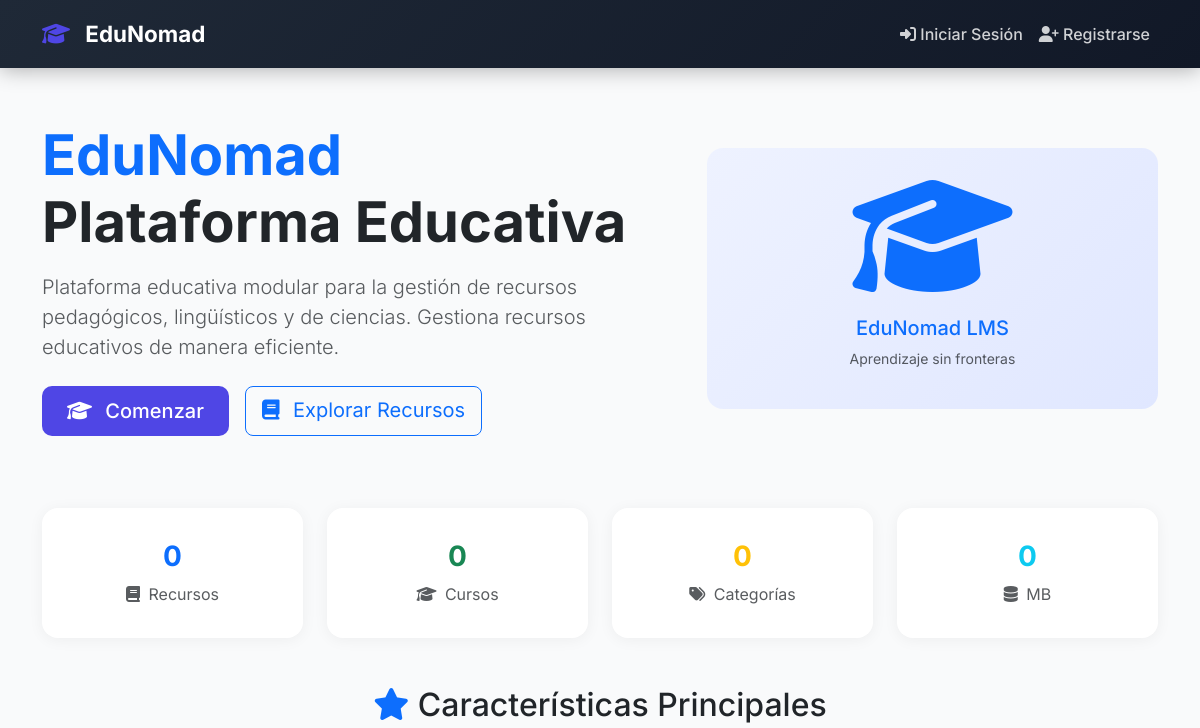
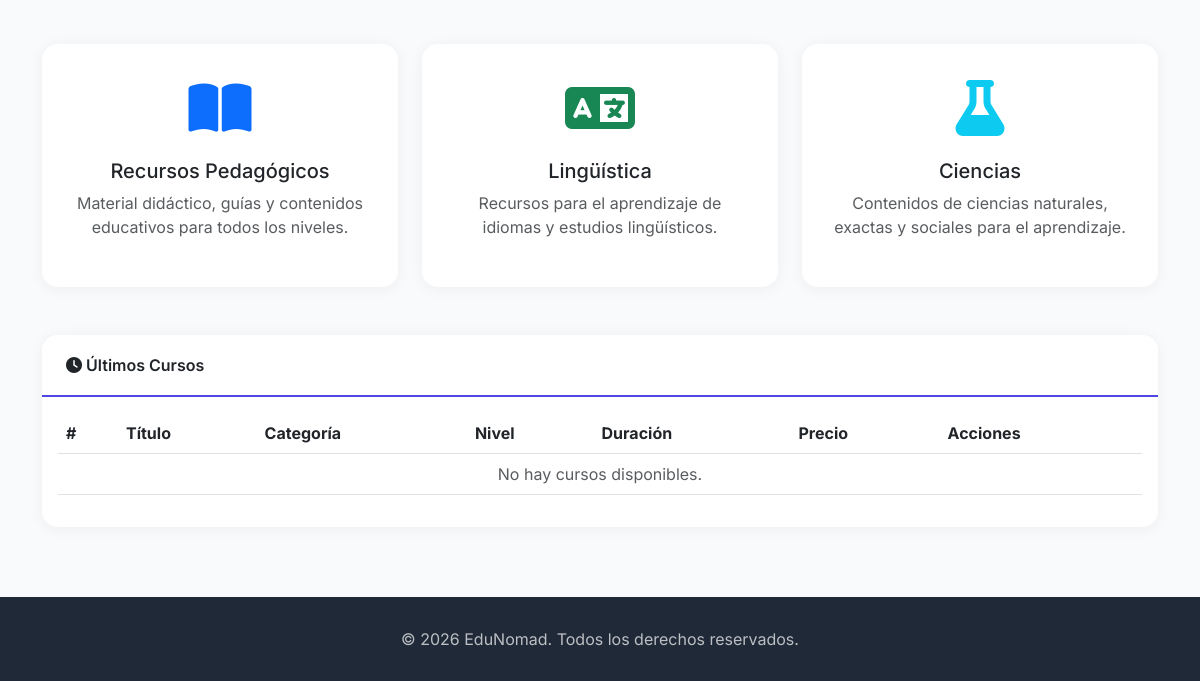
/, run on an earlier commit of the app's database (2 pictures, top to bottom).
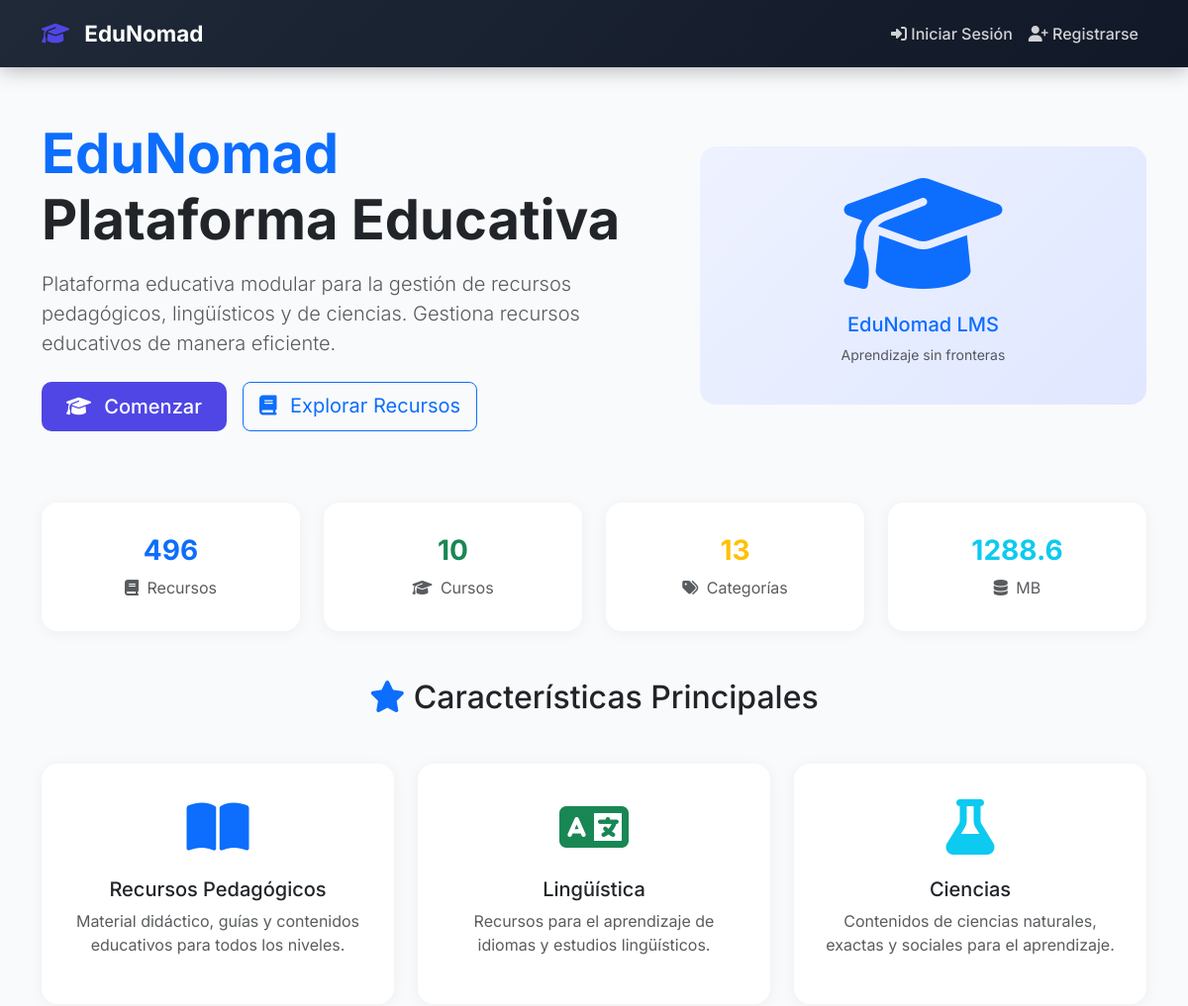
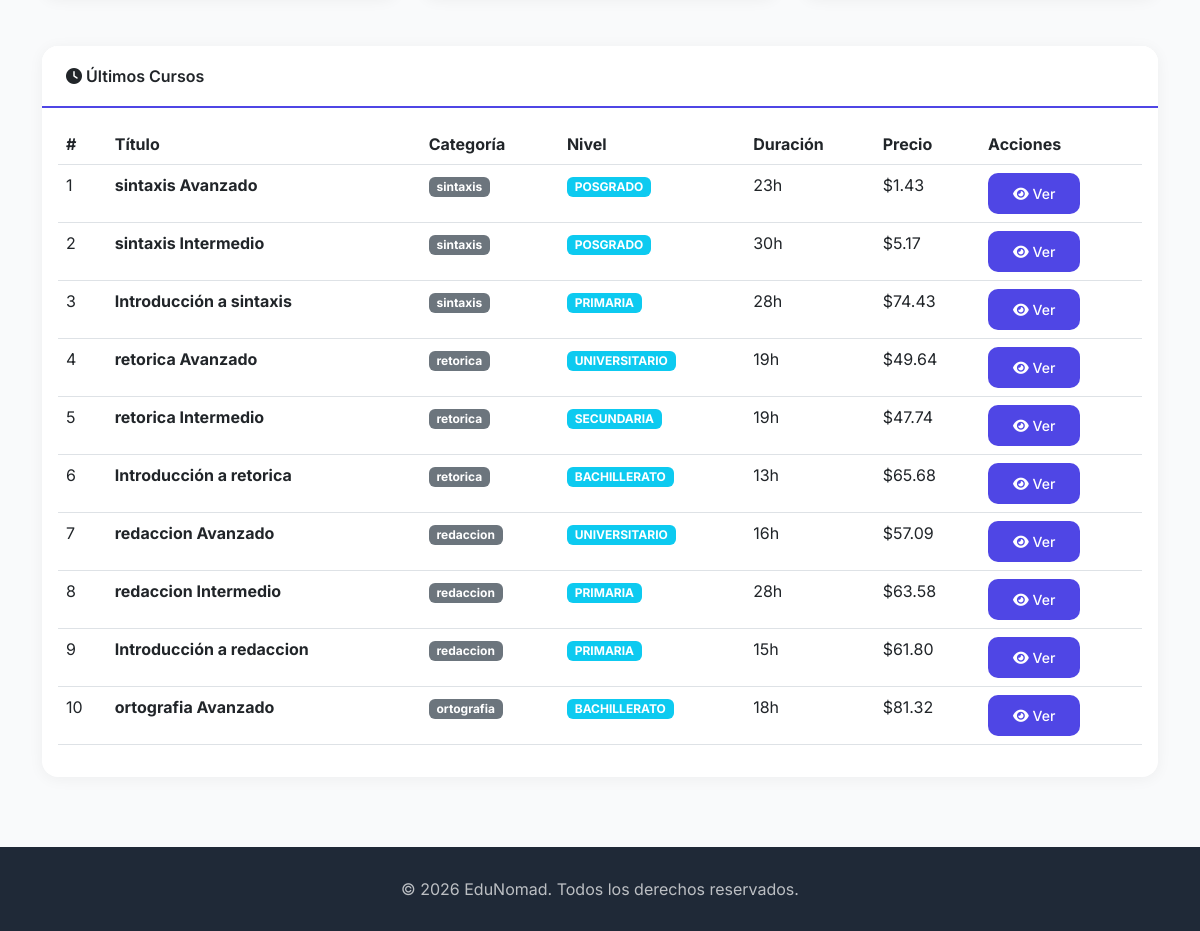
And on a later commit of the database (2 pictures, top to bottom).
### apps/core/models.py (models this page shows, shortened)
class Curso(models.Model):
    NIVELES = [
        ('PRIMARIA', 'Primaria'),
        ('SECUNDARIA', 'Secundaria'),
        ('BACHILLERATO', 'Bachillerato'),
        ('UNIVERSITARIO', 'Universitario'),
        ('POSGRADO', 'Posgrado'),
        ('LIBRE', 'Libre'),
    ]
    ESTADOS = [
        ('BORRADOR', 'Borrador'),
        ('PUBLICADO', 'Publicado'),
        ('ARCHIVADO', 'Archivado'),
    ]
    titulo = models.CharField(max_length=200)
    slug = models.SlugField(max_length=200, unique=True, blank=True)
    descripcion = models.TextField()
    categoria = models.CharField(max_length=100, db_index=True)
    nivel = models.CharField(max_length=20, choices=NIVELES, default='LIBRE')
    estado = models.CharField(max_length=20, choices=ESTADOS, default='BORRADOR')
    duracion_horas = models.IntegerField(default=10)
    recursos = models.ManyToManyField(RecursoEducativo, related_name='cursos', blank=True)
    fecha_creacion = models.DateTimeField(auto_now_add=True)
    fecha_actualizacion = models.DateTimeField(auto_now=True)
    imagen_url = models.URLField(blank=True, null=True)
    palabras_clave = models.CharField(max_length=500, blank=True)
    precio = models.DecimalField(max_digits=10, decimal_places=2, default=0.00)
    class Meta:
        ordering = ['-fecha_creacion']
        indexes = [
            models.Index(fields=['categoria']),
            models.Index(fields=['nivel']),
            models.Index(fields=['estado']),
        ]

### apps/core/views.py (the view)
# urls.py: path('', home, name='home'),
def home(request):
    recursos = RecursoEducativo.objects.all()
    cursos = Curso.objects.all().order_by('-id')[:10]
    total_recursos = recursos.count()
    total_cursos = cursos.count()
    total_categorias = recursos.values('categoria').distinct().count()
    total_bytes = recursos.aggregate(Sum('tamanio_bytes'))['tamanio_bytes__sum'] or 0
    total_mb = round(total_bytes / (1024 * 1024), 1)
    context = {
        'total_recursos': total_recursos,
        'total_cursos': total_cursos,
        'total_categorias': total_categorias,
        'total_mb': total_mb,
        'cursos': cursos,
        'recursos': recursos,
    }
    return render(request, 'lms/home.html', context)

### templates/lms/home.html (shortened to what the changed rows need)
{% extends "base.html" %}
{% block content %}
<div class="animate-fade-in">
    <div class="row align-items-center mb-5 py-4">
        <div class="col-lg-7">
            <h1 class="display-4 fw-bold mb-3">
                <span class="text-primary">EduNomad</span>
                <br>Plataforma Educativa
            </h1>
        </div>
    </div>
    <div class="row g-4 mb-5">
        <div class="col-md-3 col-6">
            <div class="card text-center py-3">
                <div class="card-body">
                    <h3 class="text-primary fw-bold">{{ total_recursos|default:0 }}</h3>
                    <p class="text-muted mb-0"><i class="fas fa-book me-1"></i> Recursos</p>
                </div>
            </div>
        </div>
        <div class="col-md-3 col-6">
            <div class="card text-center py-3">
                <div class="card-body">
                    <h3 class="text-success fw-bold">{{ total_cursos|default:0 }}</h3>
                    <p class="text-muted mb-0"><i class="fas fa-graduation-cap me-1"></i> Cursos</p>
                </div>
            </div>
        </div>
        <div class="col-md-3 col-6">
            <div class="card text-center py-3">
                <div class="card-body">
                    <h3 class="text-warning fw-bold">{{ total_categorias|default:0 }}</h3>
                    <p class="text-muted mb-0"><i class="fas fa-tags me-1"></i> Categorías</p>
                </div>
            </div>
        </div>
        <div class="col-md-3 col-6">
            <div class="card text-center py-3">
                <div class="card-body">
                    <h3 class="text-info fw-bold">{{ total_mb|default:0 }}</h3>
                    <p class="text-muted mb-0"><i class="fas fa-database me-1"></i> MB</p>
                </div>
            </div>
        </div>
    </div>
    <div class="row g-4 mb-5">
        <div class="col-12">
            <h2 class="text-center mb-4">
                <i class="fas fa-star text-primary"></i> Características Principales
            </h2>
        </div>
    </div>
    <div class="card">
        <div class="card-body">
            <div class="table-responsive">
                <table class="table table-hover">
                    <thead>
                        <tr>
                            <th>#</th>
                            <th>Título</th>
                            <th>Categoría</th>
                            <th>Nivel</th>
                            <th>Duración</th>
                            <th>Precio</th>
                            <th>Acciones</th>
                        </tr>
                    </thead>
                    <tbody>
                        {% for curso in cursos %}
                        <tr>
                            <td>{{ forloop.counter }}</td>
                            <td><strong>{{ curso.titulo }}</strong></td>
                            <td><span class="badge bg-secondary">{{ curso.categoria }}</span></td>
                            <td><span class="badge bg-info">{{ curso.nivel }}</span></td>
                            <td>{{ curso.duracion_horas }}h</td>
                            <td>${{ curso.precio|floatformat:2 }}</td>
                            <td>
                                <a href="/cursos/{{ curso.id }}/" class="btn btn-sm btn-primary">
                                    <i class="fas fa-eye"></i> Ver
                                </a>
                            </td>
                        </tr>
                        {% empty %}
                        <tr>
                            <td colspan="7" class="text-center text-muted">
                                No hay cursos disponibles.
                            </td>
                        </tr>
                        {% endfor %}
                    </tbody>
                </table>
            </div>
        </div>
    </div>
</div>
{% endblock %}

What changed in the data, as far as the page shows it:
added Curso: titulo "sintaxis Avanzado", categoria "sintaxis", nivel "POSGRADO", duracion_horas "23", precio "1.43"
added Curso: titulo "sintaxis Intermedio", categoria "sintaxis", nivel "POSGRADO", duracion_horas "30", precio "5.17"
added Curso: titulo "Introducción a sintaxis", categoria "sintaxis", nivel "PRIMARIA", duracion_horas "28", precio "74.43"
added Curso: titulo "retorica Avanzado", categoria "retorica", nivel "UNIVERSITARIO", duracion_horas "19", precio "49.64"
added Curso: titulo "retorica Intermedio", categoria "retorica", nivel "SECUNDARIA", duracion_horas "19", precio "47.74"
added Curso: titulo "Introducción a retorica", categoria "retorica", nivel "BACHILLERATO", duracion_horas "13", precio "65.68"
added Curso: titulo "redaccion Avanzado", categoria "redaccion", nivel "UNIVERSITARIO", duracion_horas "16", precio "57.09"
added Curso: titulo "redaccion Intermedio", categoria "redaccion", nivel "PRIMARIA", duracion_horas "28", precio "63.58"
added Curso: titulo "Introducción a redaccion", categoria "redaccion", nivel "PRIMARIA", duracion_horas "15", precio "61.80"
added Curso: titulo "ortografia Avanzado", categoria "ortografia", nivel "BACHILLERATO", duracion_horas "18", precio "81.32"
Also different on the page:
{{ total_recursos|default:0 }}: "0" → "496"
{{ total_cursos|default:0 }}: "0" → "10"
{{ total_categorias|default:0 }}: "0" → "13"
{{ total_mb|default:0 }}: "0" → "1288.6"
text no longer shown: "No hay cursos disponibles."
